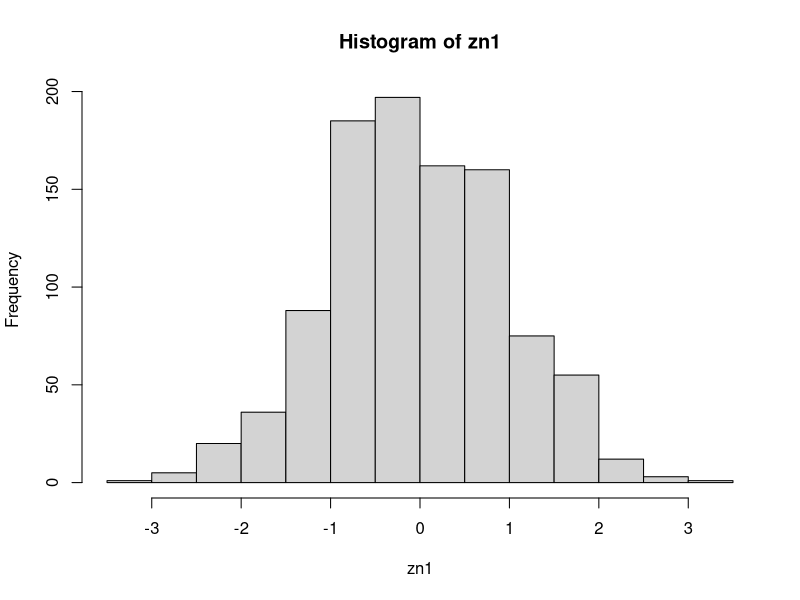
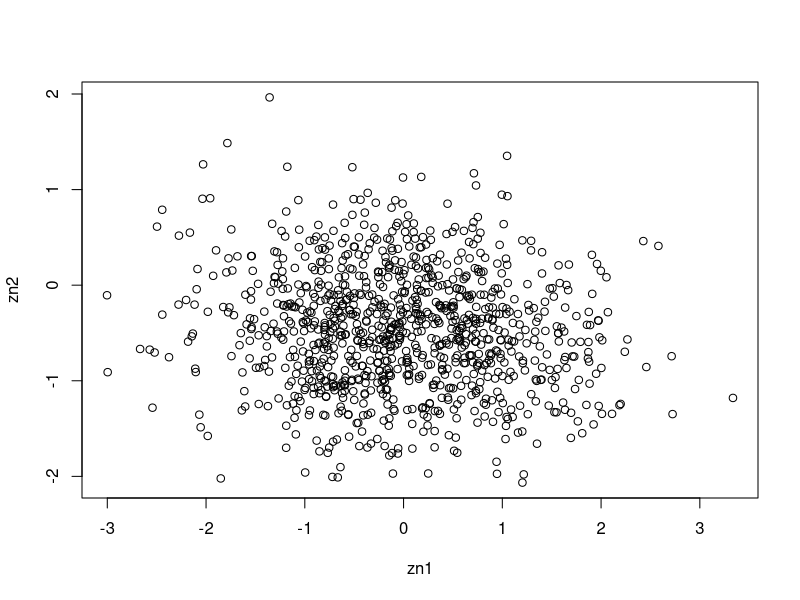
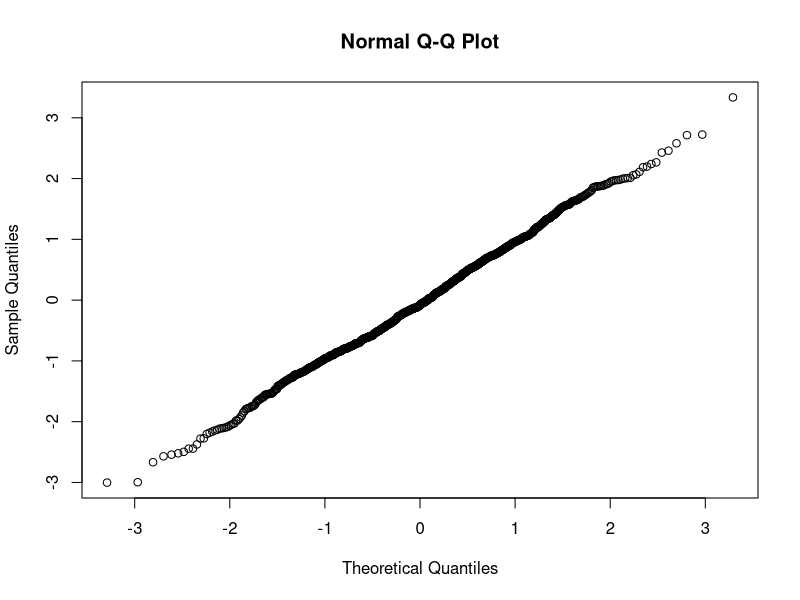

R code for these plots, in order:
#Fazendo a geração para uma amostra de tamanho de 1 
z1 <- rnorm(1, mean=0,sd=1)
z1
rho <- 0.8
mi2 <-rho*z1
mi2
var2 <- 1-rho**2
z2 <- rnorm(1,mean=mi2,sd=sqrt(var2))

#para mais pontos 
zn1 <- replicate(1e3,rnorm(1, mean=0,sd=1))
zn1
hist(zn1)

mi2 <-rho*zn1
mi2
var2 <- 1-rho**2
zn2 <- replicate(1e3,rnorm(1,mean=mi2,sd=sqrt(var2)))
zn2
cov(zn1, zn2)
plot(zn2~zn1)
qqnorm(zn1)

rm(list = ls())



  # parametros
ro <- 0.8

  # gera z1
z1 <- rnorm(n=1)

  # gera z2
mi2 <- ro*z1
dp2 <- sqrt(1-ro**2)

z2 <- rnorm(n=1, mean = mi2, sd = dp2)
